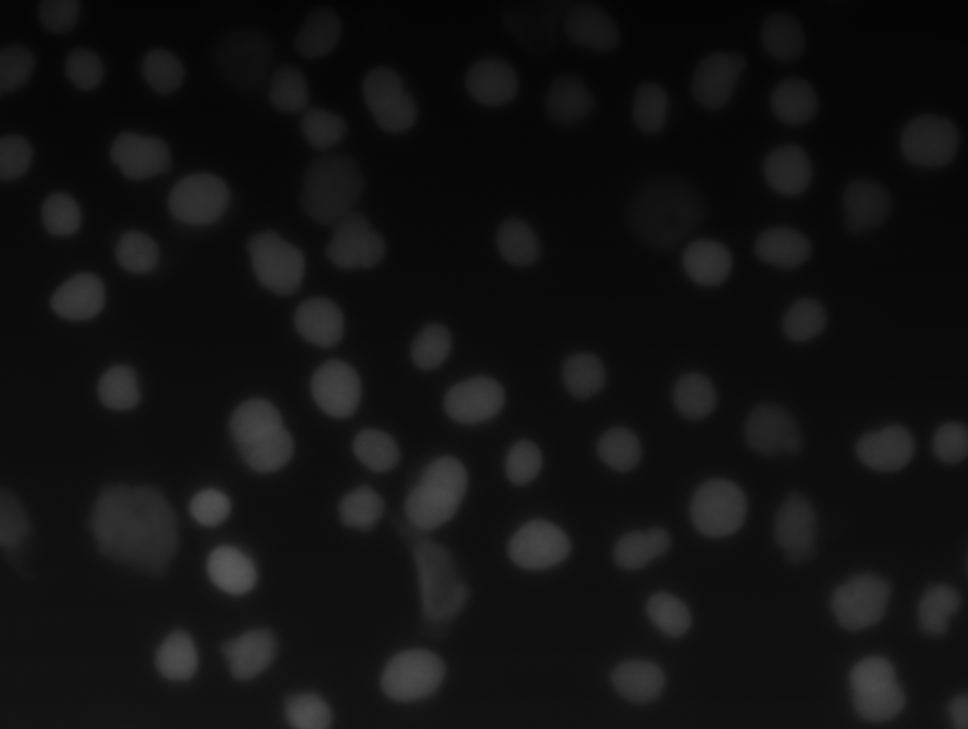
#> input picture normal40_var_refl.png, 968 x 729 px, shrunk from 1360 x 1024 before the run
$ python cellsegm2.py
#> lines starting #> are read from the running program, lines starting #| are printed output that depends on the picture; after the words box and inside, x2 and y2 are one past the last pixel; in counts of white or black regions, pixels touching at a corner belong together
import matplotlib.pyplot as plt
import numpy as np
import pandas as pd
from skimage import io, color, morphology, filters, measure, segmentation
from skimage.feature import peak_local_max
from scipy import ndimage as ndi
import pandas as pd


# 1 Φόρτωση Εικόνας και Προεπεξεργασία
image=io.imread('normal40_var_refl.png')
#> image is the input picture: shape (729, 968); min 3, max 93, mean 18


# Μετατροπή σε Grayscale αν χρειάζεται
if len(image.shape) == 3:
    gray_image = color.rgb2gray(image)
else:
    gray_image = image


# Top-hat filtering (αντίστοιχο του imtophat στο Matlab)
# Αφαιρεί τον ανομοιόμορφο φωτισμό. Το 15 είναι η ακτίνα του δομικού στοιχείου.
#Αφαιρεί τις αργές μεταβολές φωτεινότητας του υπόβαθρου (background), εξομαλύνοντας
# #τον φωτισμό και αναδεικνύοντας τα φωτεινά αντικείμενα (πυρήνες).
#Επειδή ο φωτισμός στο φόντο της εικόνας είναι ανομοιόμορφος, το Top-hat αφαιρεί αυτό το σκοτεινό υπόβαθρο, κάνοντας τους πυρήνες
#να φαίνονται πιο φωτεινοί και ομοιόμορφοι σε όλη την εικόνα. Αυτό είναι απαραίτητο για να πετύχει το επόμενο βήμα.
selem = morphology.disk(15)
tophat_image = morphology.white_tophat(gray_image, selem)
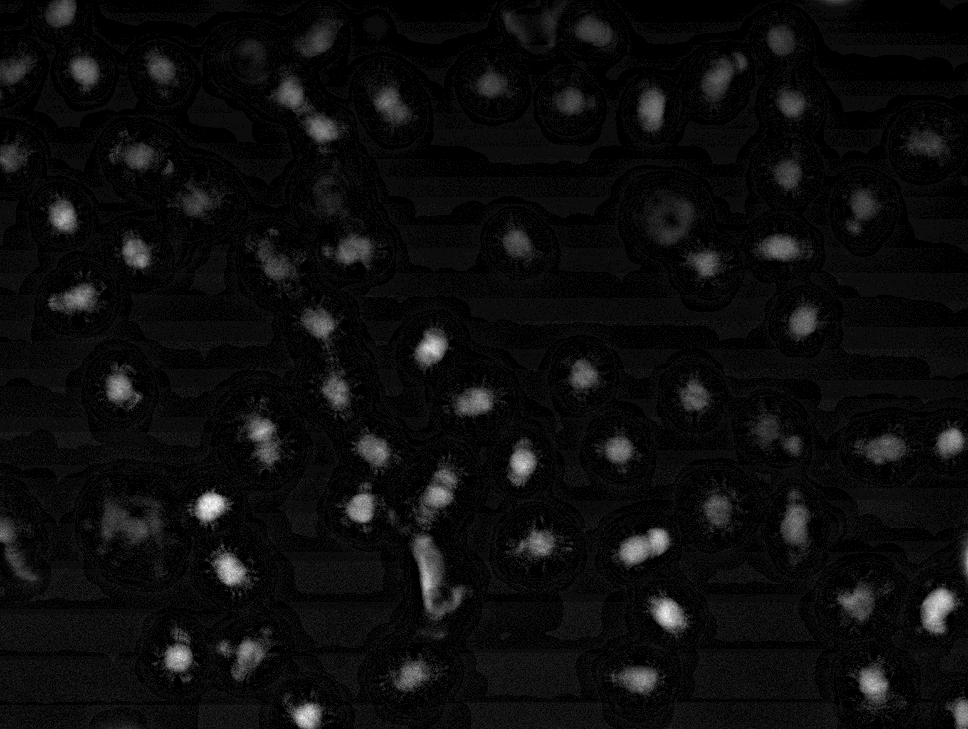
#> tophat_image: shape (729, 968); min 0, max 20, mean 1.05; drawn with min black and max white

# 2 Τμηματοποίηση (Segmentation) - Ερώτημα Α
# Δυαδικοποίηση (Binarization - imbinarize)
#Αυτή η μέθοδος βρίσκει αυτόματα την καλύτερη τιμή κατωφλίου (threshold) που διαχωρίζει τα pixels σε δύο ομάδες: Πυρήνας (φωτεινά pixels) και Φόντο (σκοτεινά pixels).
# Το αποτέλεσμα είναι μια απλή, ασπρόμαυρη μάσκα (binary) που δείχνει την αρχική θέση των κυττάρων.
thresh= filters.threshold_otsu(tophat_image) #υπολογισμός του βέλτιστου κατωφλίου (threshold) για τον διαχωρισμό αντικειμένων από το φόντο.
#> thresh = 3
binary= tophat_image > thresh #Δημιουργία δυαδικής μάσκας όπου τα pixels με τιμή μεγαλύτερη του κατωφλίου θεωρούνται κύτταρα.
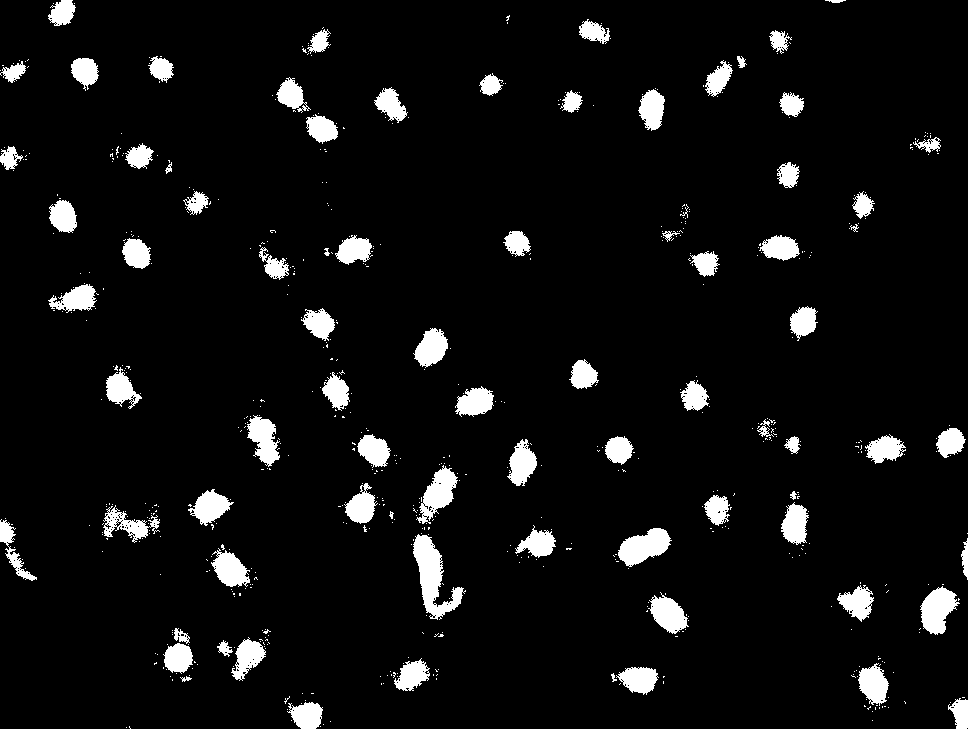
#> binary: shape (729, 968) bool; 6.3% white; 651 white regions (571 under 20 px), largest, box (x1, y1, x2, y2) and area: (413, 534, 466, 620) 1865, (618, 528, 672, 567) 1255, (920, 586, 960, 635) 1173

# Αφαίρεση μικρών θορύβων (bwareaopen)
binary=morphology.remove_small_objects(binary, min_size=10)
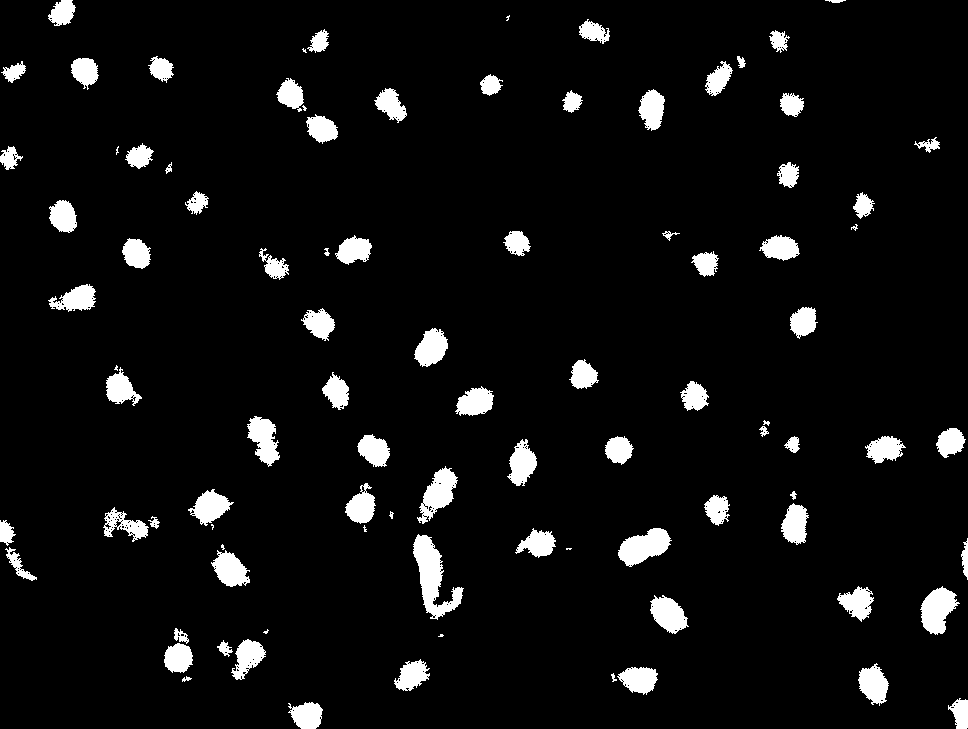
#> binary: shape (729, 968) bool; 6% white; 93 white regions (11 under 20 px)

# Υπολογισμός Distance Transform (bwdist)
#Κάθε pixel παίρνει τιμή ίση με την απόστασή του από το πλησιέστερο pixel του φόντου. Οι υψηλότερες τιμές (κορυφές) αντιστοιχούν στα κέντρα των πυρήνων.
distance=ndi.distance_transform_edt(binary)
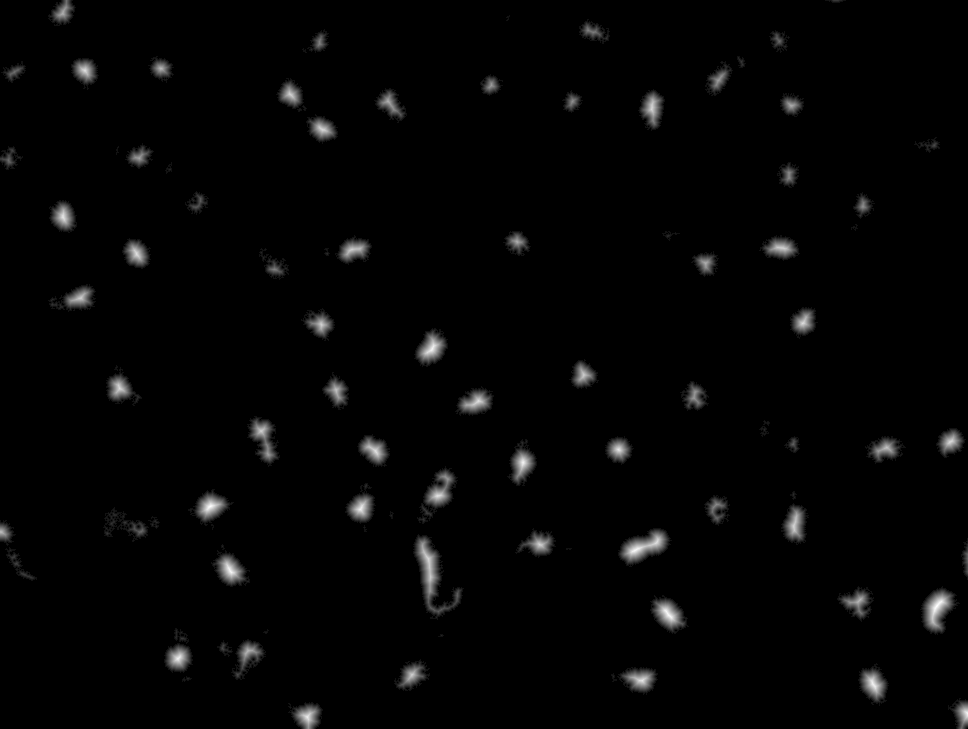
#> distance: shape (729, 968) float64; min 0, max 13.89, mean 0.237; drawn with min black and max white

# Watershed αλγόριθμος
# Βρίσκουμε τις κορυφές (peaks) της απόστασης για να φτιάξουμε markers
# *** ΔΙΟΡΘΩΣΗ 1: Προσθέτουμε min_distance=10 για καλύτερους markers ***

#: Χρησιμοποιούμε τη συνάρτηση peak_local_max για να εντοπίσουμε τις κορυφές στον Χάρτη Απόστασης.
coords=peak_local_max(distance, footprint=np.ones((3, 3)), labels=binary, min_distance=10)#Σημαντικό: Η παράμετρος min_distance=10 ορίζει ότι δύο κορυφές πρέπει να απέχουν τουλάχιστον 10 pixels. Αυτό αποτρέπει την εύρεση
#> coords = 360 pairs, first value 10 to 717, second value 10 to 957
# πολλαπλών κέντρων στον ίδιο πυρήνα
mask=np.zeros(distance.shape, dtype=bool)
mask[tuple(coords.T)]=True
markers, _=ndi.label(mask)#Δημιουργία πίνακα markers όπου κάθε κορυφή παίρνει ένα μοναδικό ID.

# Εφαρμογή watershed
labels = segmentation.watershed(-distance, markers, mask=binary)
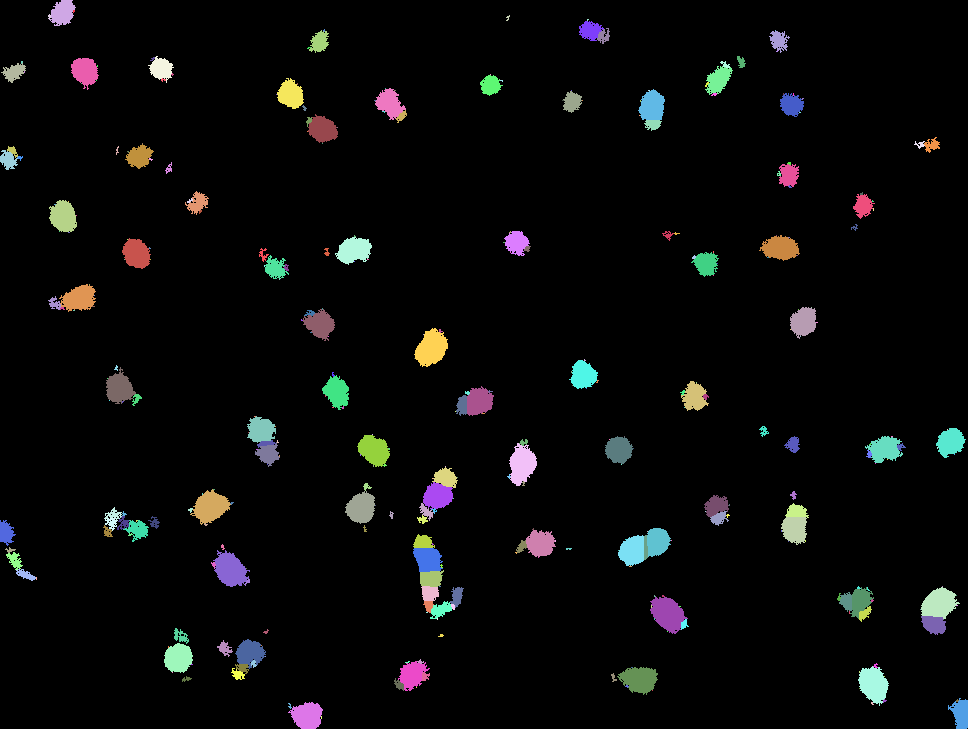
#> labels: shape (729, 968) int32; 361 distinct labels, from 0 to 360; one colour per label, 0 black

#Αφαίρεση μικρών αντικειμένων (θορύβου) μετά το Watershed ***
# Αυτό μειώνει τον υπερβολικό αριθμό αντικειμένων από 10228 σε ρεαλιστικό αριθμό.
cleaned_labels = morphology.remove_small_objects(labels, min_size=50)
#> cleaned_labels: shape (729, 968) int32; 110 distinct labels, from 0 to 360
#: Μετεπεξεργασία για αφαίρεση θορύβου. Αντικείμενα με εμβαδόν μικρότερο από 50 pixels διαγράφονται, καθώς δεν αποτελούν πραγματικούς πυρήνες.


# 3 Εξαγωγή Χαρακτηριστικών - Ερώτημα Β
# regionprops (ίδια με Matlab)
# *** Χρησιμοποιούμε τα καθαρισμένα labels (cleaned_labels) ***
props=measure.regionprops(cleaned_labels)
#> props = 109 regions; largest, box (x1, y1, x2, y2) and area: (650, 597, 688, 634) 875, (414, 328, 448, 367) 868, (213, 550, 250, 587) 845, (190, 489, 231, 525) 837, (858, 666, 889, 706) 809
data=[]
print(f"Συνολικός αριθμός πυρήνων: {len(props)}")
#| Συνολικός αριθμός πυρήνων: 109


for prop in props:
    # Επειδή το remove_small_objects μπορεί να αφαιρέσει τα labels,
    # ελέγχουμε αν η περιοχή είναι > 0
    if prop.area == 0:
        continue

    # α) Εμβαδόν
    area=prop.area
    # β)Περίμετρος
    perimeter=prop.perimeter
    # γ) Πηλίκο ημιαξόνων (Major / Minor)
    # Προστασία για διαίρεση με το μηδέν
    if prop.minor_axis_length > 0:
        ratio = prop.major_axis_length / prop.minor_axis_length
    else:
        ratio = 0

    data.append([prop.label, area, perimeter, ratio])
#> this loop made 109 passes
#> (area, perimeter, ratio) on passes 1 to 12: (476, 109.1, 1.33), (323, 88.46, 1.19), (119, 61.46, 1.3), (264, 109.2, 1.25), (292, 88.67, 1.42), (67, 38.18, 1.78), (396, 89.95, 1.13), (594, 112.1, 1.2), (274, 96.7, 1.55), (471, 127.5, 1.67), (315, 71.63, 1.05), (564, 103.6, 1.19)
#> after the loop, data = 109 items, first 6: [2, 476, 109.1, 1.33], [7, 323, 88.46, 1.19], [9, 119, 61.46, 1.3], [10, 264, 109.2, 1.25], [11, 292, 88.67, 1.42], [16, 67, 38.18, 1.78]

# Αποθήκευση σε DataFrame
df=pd.DataFrame(data,columns=['Cell_ID', 'Area', 'Perimeter', 'Axis_Ratio'])
#> df = table of 109 rows and 4 columns
print(df)
#> (printed output is left out)

# 4 Οπτικοποίηση (Visualization)
fig, axes = plt.subplots(2, 2, figsize=(10, 10))
ax = axes.ravel()

ax[0].imshow(gray_image, cmap='gray')
ax[0].set_title('Original Grayscale')

ax[1].imshow(tophat_image, cmap='gray')
ax[1].set_title('Top-hat Filtered')


# Χρωματισμός των labels (label2rgb)
# *** Χρησιμοποιούμε τα καθαρισμένα labels (cleaned_labels) ***
colored_labels = color.label2rgb(cleaned_labels, bg_label=0)
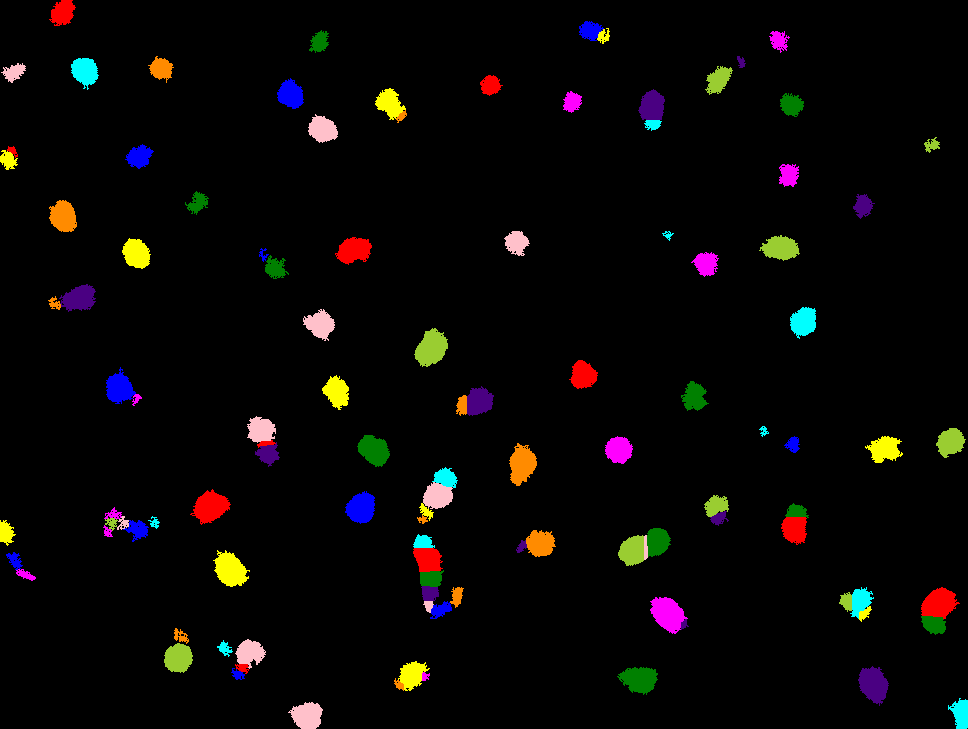
#> colored_labels: shape (729, 968, 3) float64; mean R, G, B 0.0349, 0.0269, 0.0233
ax[2].imshow(colored_labels)
ax[2].set_title('Watershed Segmentation')


# Αρίθμηση πάνω στην εικόνα
ax[3].imshow(colored_labels)
ax[3].set_title('Αρίθμηση Πυρήνων')
for prop in props:
    y, x = prop.centroid
    ax[3].text(x, y, str(prop.label), color='white', fontsize=8, fontweight='bold')
#> this loop made 109 passes
#> (y, x) on passes 1 to 12: (12.25, 62.26), (30.17, 589.8), (35.76, 603.3), (40.19, 778.5), (41.48, 319.1), (61.61, 740.8), (68.3, 160.9), (70.89, 84.52), (71.81, 13.61), (79.42, 718.1), (84.82, 490.1), (94.03, 290.3)

plt.tight_layout()
plt.show()
